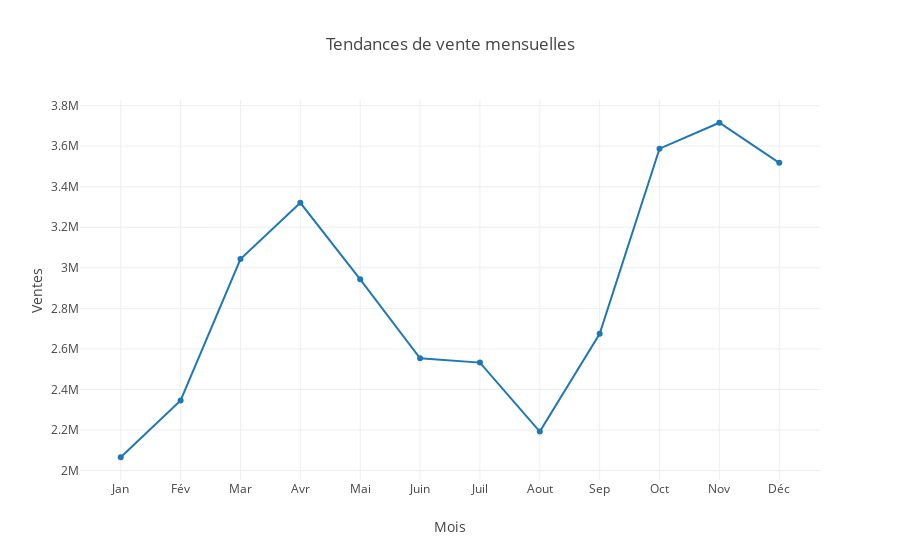
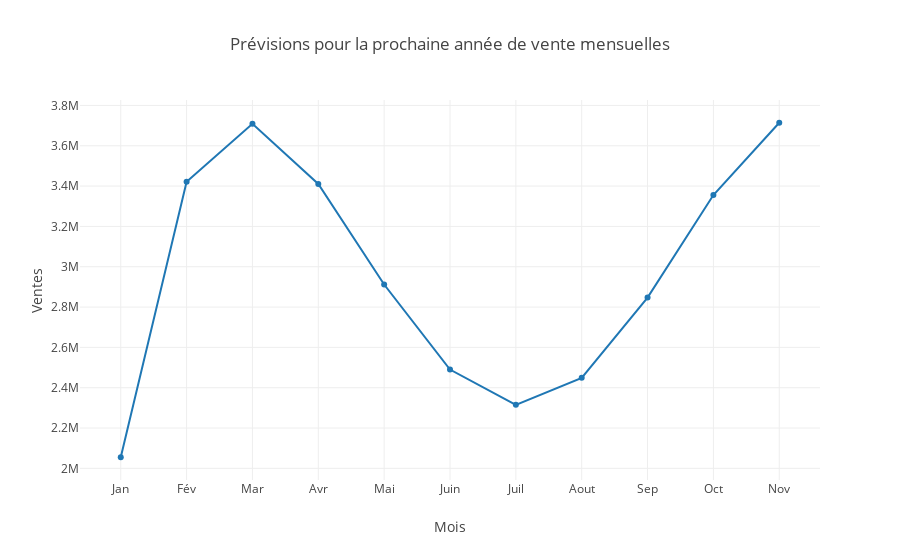

Notebook cell for these charts, in order:
### Markdown cell above
## Visualisation

### Code cell
// Afficher le graphique
plot(Seq(lineChart1), layout1)
plot(Seq(lineChart2), layout2)

### Figure 1 — Plotly figure (JSON) as saved in the notebook; plotly's stock layout.template omitted (floating-point values rounded to 4 significant figures)
{"data": [{"type": "scatter", "x": ["Jan", "Fév", "Mar", "Avr", "Mai", "Juin", "Juil", "Aout", "Sep", "Oct", "Nov", "Déc"], "y": [2066000.0, 2345000.0, 3043000.0, 3321000.0, 2943000.0, 2553000.0, 2532000.0, 2192000.0, 2675000.0, 3588000.0, 3716000.0, 3518000.0]}], "layout": {"title": "Tendances de vente mensuelles", "xaxis": {"title": "Mois"}, "yaxis": {"title": "Ventes"}}}

### Figure 2 — Plotly figure (JSON) as saved in the notebook; plotly's stock layout.template omitted (floating-point values rounded to 4 significant figures)
{"data": [{"type": "scatter", "x": ["Jan", "Fév", "Mar", "Avr", "Mai", "Juin", "Juil", "Aout", "Sep", "Oct", "Nov", "Déc"], "y": [2055000.0, 3421000.0, 3709000.0, 3411000.0, 2912000.0, 2490000.0, 2315000.0, 2449000.0, 2847000.0, 3355000.0, 3714000.0]}], "layout": {"title": "Prévisions pour la prochaine année de vente mensuelles", "xaxis": {"title": "Mois"}, "yaxis": {"title": "Ventes"}}}
